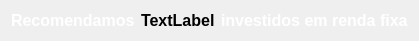
         <widget class="QWidget" name="horizontalLayoutWidget">
          <property name="geometry">
           <rect>
            <x>30</x>
            <y>120</y>
            <width>396</width>
            <height>23</height>
           </rect>
          </property>
          <layout class="QHBoxLayout" name="horizontalLayout_2">
           <item>
            <widget class="QLabel" name="label_3">
             <property name="palette">
              <palette>
               <active>
                <colorrole role="WindowText">
                 <brush brushstyle="SolidPattern">
                  <color alpha="255">
                   <red>255</red>
                   <green>255</green>
                   <blue>255</blue>
                  </color>
                 </brush>
                </colorrole>
                <colorrole role="Button">
                 <brush brushstyle="SolidPattern">
                  <color alpha="255">
                   <red>60</red>
                   <green>60</green>
                   <blue>60</blue>
                  </color>
                 </brush>
                </colorrole>
                <colorrole role="Base">
                 <brush brushstyle="SolidPattern">
                  <color alpha="255">
                   <red>60</red>
                   <green>60</green>
                   <blue>60</blue>
                  </color>
                 </brush>
                </colorrole>
                <colorrole role="Window">
                 <brush brushstyle="SolidPattern">
                  <color alpha="255">
                   <red>60</red>
                   <green>60</green>
                   <blue>60</blue>
                  </color>
                 </brush>
                </colorrole>
               </active>
               <inactive>
                <colorrole role="WindowText">
                 <brush brushstyle="SolidPattern">
                  <color alpha="255">
                   <red>255</red>
                   <green>255</green>
                   <blue>255</blue>
                  </color>
                 </brush>
                </colorrole>
                <colorrole role="Button">
                 <brush brushstyle="SolidPattern">
                  <color alpha="255">
                   <red>60</red>
                   <green>60</green>
                   <blue>60</blue>
                  </color>
                 </brush>
                </colorrole>
                <colorrole role="Base">
                 <brush brushstyle="SolidPattern">
                  <color alpha="255">
                   <red>60</red>
                   <green>60</green>
                   <blue>60</blue>
                  </color>
                 </brush>
                </colorrole>
                <colorrole role="Window">
                 <brush brushstyle="SolidPattern">
                  <color alpha="255">
                   <red>60</red>
                   <green>60</green>
                   <blue>60</blue>
                  </color>
                 </brush>
                </colorrole>
               </inactive>
               <disabled>
                <colorrole role="WindowText">
                 <brush brushstyle="SolidPattern">
                  <color alpha="255">
                   <red>120</red>
                   <green>120</green>
                   <blue>120</blue>
                  </color>
                 </brush>
                </colorrole>
                <colorrole role="Button">
                 <brush brushstyle="SolidPattern">
                  <color alpha="255">
                   <red>60</red>
                   <green>60</green>
                   <blue>60</blue>
                  </color>
                 </brush>
                </colorrole>
                <colorrole role="Base">
                 <brush brushstyle="SolidPattern">
                  <color alpha="255">
                   <red>60</red>
                   <green>60</green>
                   <blue>60</blue>
                  </color>
                 </brush>
                </colorrole>
                <colorrole role="Window">
                 <brush brushstyle="SolidPattern">
                  <color alpha="255">
                   <red>60</red>
                   <green>60</green>
                   <blue>60</blue>
                  </color>
                 </brush>
                </colorrole>
               </disabled>
              </palette>
             </property>
             <property name="font">
              <font>
               <family>Segoe UI</family>
               <pointsize>12</pointsize>
               <weight>75</weight>
               <bold>true</bold>
              </font>
             </property>
             <property name="text">
              <string>Recomendamos</string>
             </property>
            </widget>
           </item>
           <item>
            <widget class="QLabel" name="label_5">
             <property name="palette">
              <palette>
               <active>
                <colorrole role="Button">
                 <brush brushstyle="SolidPattern">
                  <color alpha="255">
                   <red>60</red>
                   <green>60</green>
                   <blue>60</blue>
                  </color>
                 </brush>
                </colorrole>
                <colorrole role="Base">
                 <brush brushstyle="SolidPattern">
                  <color alpha="255">
                   <red>60</red>
                   <green>60</green>
                   <blue>60</blue>
                  </color>
                 </brush>
                </colorrole>
                <colorrole role="Window">
                 <brush brushstyle="SolidPattern">
                  <color alpha="255">
                   <red>60</red>
                   <green>60</green>
                   <blue>60</blue>
                  </color>
                 </brush>
                </colorrole>
               </active>
               <inactive>
                <colorrole role="Button">
                 <brush brushstyle="SolidPattern">
                  <color alpha="255">
                   <red>60</red>
                   <green>60</green>
                   <blue>60</blue>
                  </color>
                 </brush>
                </colorrole>
                <colorrole role="Base">
                 <brush brushstyle="SolidPattern">
                  <color alpha="255">
                   <red>60</red>
                   <green>60</green>
                   <blue>60</blue>
                  </color>
                 </brush>
                </colorrole>
                <colorrole role="Window">
                 <brush brushstyle="SolidPattern">
                  <color alpha="255">
                   <red>60</red>
                   <green>60</green>
                   <blue>60</blue>
                  </color>
                 </brush>
                </colorrole>
               </inactive>
               <disabled>
                <colorrole role="Button">
                 <brush brushstyle="SolidPattern">
                  <color alpha="255">
                   <red>60</red>
                   <green>60</green>
                   <blue>60</blue>
                  </color>
                 </brush>
                </colorrole>
                <colorrole role="Base">
                 <brush brushstyle="SolidPattern">
                  <color alpha="255">
                   <red>60</red>
                   <green>60</green>
                   <blue>60</blue>
                  </color>
                 </brush>
                </colorrole>
                <colorrole role="Window">
                 <brush brushstyle="SolidPattern">
                  <color alpha="255">
                   <red>60</red>
                   <green>60</green>
                   <blue>60</blue>
                  </color>
                 </brush>
                </colorrole>
               </disabled>
              </palette>
             </property>
             <property name="font">
              <font>
               <family>Segoe UI</family>
               <pointsize>12</pointsize>
               <weight>75</weight>
               <bold>true</bold>
              </font>
             </property>
             <property name="text">
              <string>TextLabel</string>
             </property>
            </widget>
           </item>
           <item>
            <widget class="QLabel" name="label_4">
             <property name="palette">
              <palette>
               <active>
                <colorrole role="WindowText">
                 <brush brushstyle="SolidPattern">
                  <color alpha="255">
                   <red>255</red>
                   <green>255</green>
                   <blue>255</blue>
                  </color>
                 </brush>
                </colorrole>
                <colorrole role="Button">
                 <brush brushstyle="SolidPattern">
                  <color alpha="255">
                   <red>60</red>
                   <green>60</green>
                   <blue>60</blue>
                  </color>
                 </brush>
                </colorrole>
                <colorrole role="Base">
                 <brush brushstyle="SolidPattern">
                  <color alpha="255">
                   <red>60</red>
                   <green>60</green>
                   <blue>60</blue>
                  </color>
                 </brush>
                </colorrole>
                <colorrole role="Window">
                 <brush brushstyle="SolidPattern">
                  <color alpha="255">
                   <red>60</red>
                   <green>60</green>
                   <blue>60</blue>
                  </color>
                 </brush>
                </colorrole>
               </active>
               <inactive>
                <colorrole role="WindowText">
                 <brush brushstyle="SolidPattern">
                  <color alpha="255">
                   <red>255</red>
                   <green>255</green>
                   <blue>255</blue>
                  </color>
                 </brush>
                </colorrole>
                <colorrole role="Button">
                 <brush brushstyle="SolidPattern">
                  <color alpha="255">
                   <red>60</red>
                   <green>60</green>
                   <blue>60</blue>
                  </color>
                 </brush>
                </colorrole>
                <colorrole role="Base">
                 <brush brushstyle="SolidPattern">
                  <color alpha="255">
                   <red>60</red>
                   <green>60</green>
                   <blue>60</blue>
                  </color>
                 </brush>
                </colorrole>
                <colorrole role="Window">
                 <brush brushstyle="SolidPattern">
                  <color alpha="255">
                   <red>60</red>
                   <green>60</green>
                   <blue>60</blue>
                  </color>
                 </brush>
                </colorrole>
               </inactive>
               <disabled>
                <colorrole role="WindowText">
                 <brush brushstyle="SolidPattern">
                  <color alpha="255">
                   <red>120</red>
                   <green>120</green>
                   <blue>120</blue>
                  </color>
                 </brush>
                </colorrole>
                <colorrole role="Button">
                 <brush brushstyle="SolidPattern">
                  <color alpha="255">
                   <red>60</red>
                   <green>60</green>
                   <blue>60</blue>
                  </color>
                 </brush>
                </colorrole>
                <colorrole role="Base">
                 <brush brushstyle="SolidPattern">
                  <color alpha="255">
                   <red>60</red>
                   <green>60</green>
                   <blue>60</blue>
                  </color>
                 </brush>
                </colorrole>
                <colorrole role="Window">
                 <brush brushstyle="SolidPattern">
                  <color alpha="255">
                   <red>60</red>
                   <green>60</green>
                   <blue>60</blue>
                  </color>
                 </brush>
                </colorrole>
               </disabled>
              </palette>
             </property>
             <property name="font">
              <font>
               <family>Segoe UI</family>
               <pointsize>12</pointsize>
               <weight>75</weight>
               <bold>true</bold>
              </font>
             </property>
             <property name="text">
              <string>investidos em renda fixa</string>
             </property>
            </widget>
           </item>
          </layout>
         </widget>
